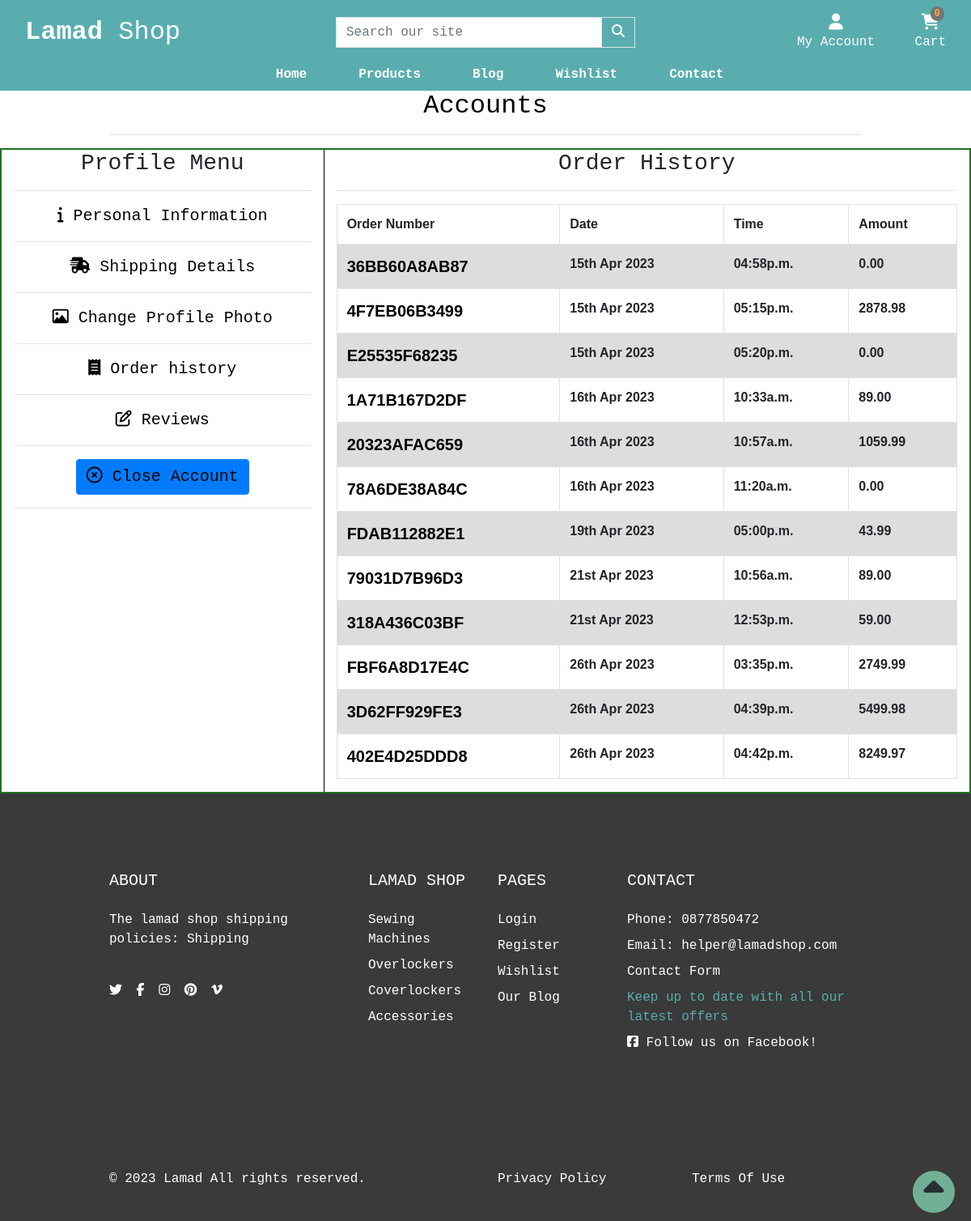
/account/order_history/ (signed in), run on an earlier commit of the app's database.
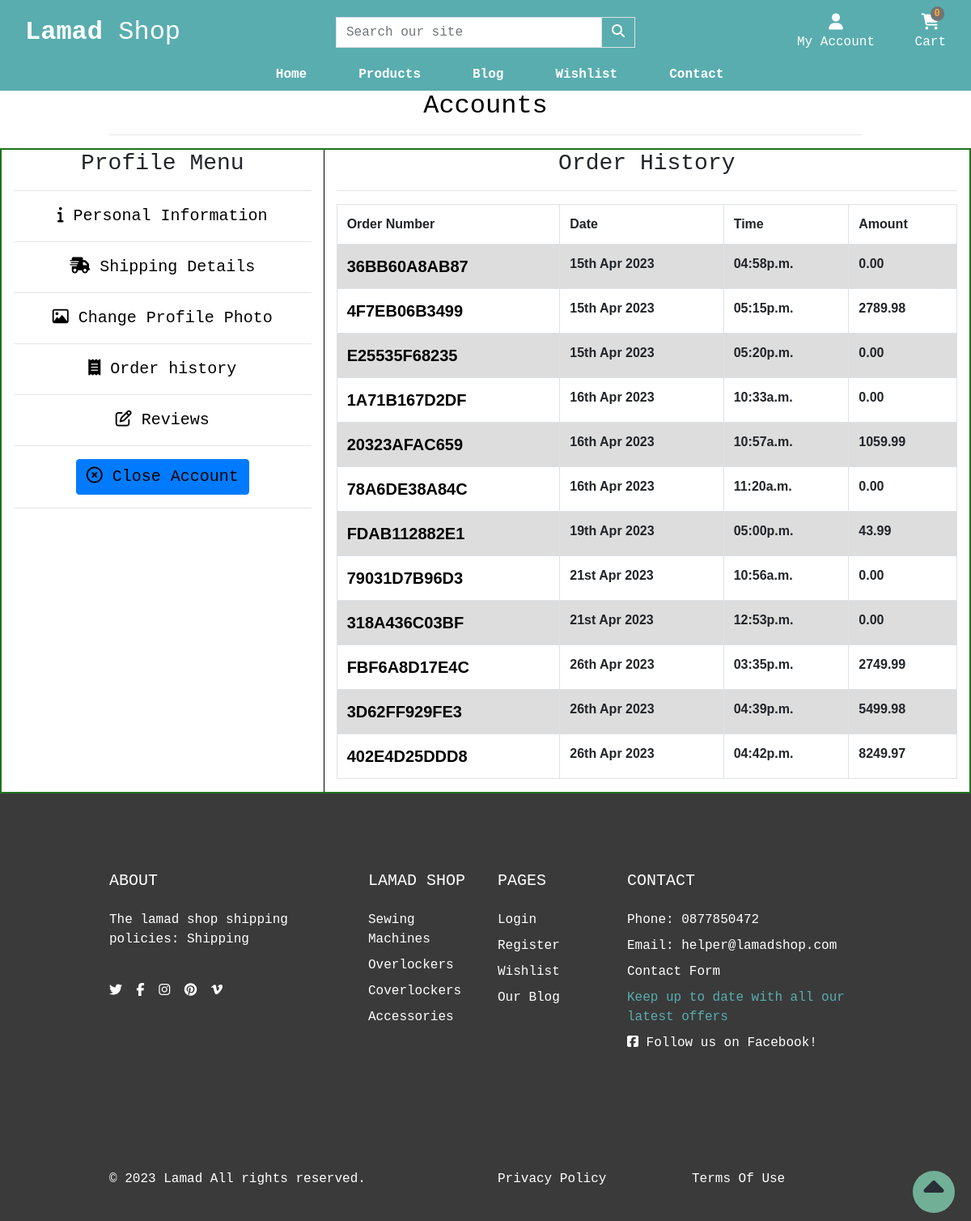
And on a later commit of the database.
### checkout/models.py (models this page shows, shortened)
class Order(models.Model):
    user = models.ForeignKey(CustomUser, on_delete=models.SET_NULL, null=True)
    order_number = models.CharField(max_length=32, null=False, editable=False)
    first_name = models.CharField(max_length=30, null=False, blank=False)
    last_name = models.CharField(max_length=70, null=False, blank=False)
    email = models.EmailField(max_length=200, null=False, blank=False)
    phone_number = models.CharField(max_length=20, null=False, blank=False)
    country = CountryField(blank_label='Country *', null=False, blank=False)
    street_address1 = models.CharField(max_length=80, null=False, blank=False)
    street_address2 = models.CharField(max_length=80, null=True, blank=True)
    town_or_city = models.CharField(max_length=50, null=False, blank=False)
    postcode = models.CharField(max_length=20, null=True, blank=True)
    county = models.CharField(max_length=80, null=True, blank=True)
    date = models.DateTimeField(auto_now_add=True)
    delivery_cost = models.DecimalField(max_digits=6,
                                        decimal_places=2,
                                        null=False, default=0)
    order_total = models.DecimalField(max_digits=10,
                                      decimal_places=2, null=False, default=0)
    grand_total = models.DecimalField(max_digits=10,
                                      decimal_places=2, null=False, default=0)
    original_cart = models.TextField(null=False, blank=False, default='')
    stripe_pid = models.CharField(max_length=254, null=False, blank=False,
                                  default='')
    is_ordered = models.BooleanField(default=False)

### account/views.py (the view)
# urls.py: path('order_history/', order_history, name='order_history'),
@login_required
def order_history(request):
    orders = Order.objects.all()
    template = 'account/order_history.html'
    context = {
        'orders': orders
    }
    return render(request, template, context)

### cart/contexts.py (called while the page is built, shortened)
def cart_contents(request):
    cart_items = []
    total = 0
    product_count = 0
    cart = request.session.get('cart', {})
    if total < settings.FREE_DELIVERY_THRESHOLD:
        delivery = total * Decimal(settings.STANDARD_DELIVERY_PERCENTAGE / 100)
        free_delivery_delta = settings.FREE_DELIVERY_THRESHOLD - total
    else:
        delivery = 0
        free_delivery_delta = 0
    grand_total = delivery + total
    context = {
        'cart_items': cart_items,
        'total': total,
        'product_count': product_count,
        'delivery': delivery,
        'free_delivery_delta': free_delivery_delta,
        'free_delivery_threshold': settings.FREE_DELIVERY_THRESHOLD,
        'grand_total': grand_total,
    }
    return context

### shop/contexts.py (called while the page is built)
def nav_menu(request):
    menu = Category.objects.all()
    return dict(menu=menu)

### shop/models.py (called while the page is built)
    def get_absolute_url(self):
        return reverse('shop:products_by_category', args=[self.slug])

### account/templates/account/order_history.html (shortened to what this page needs)
{% extends "base.html" %}
{% load static %}
{% block extra_css %}
    <link rel="stylesheet" href="{% static 'css/profile.css' %}">
{% endblock %}
{% block page_header %}
    <div class="container header-container">
        <div class="row">
            <div class="col text-center">
                <h2 class="text-black">Accounts</h2>
                <hr>
            </div>
        </div>
    </div>
{% endblock %}
{% block content %}
    <div class="container-fluid profile-container justify-content-space-around">
        <div class="row text-center border-guide">
            <div class="col-xs-12 col-md-4 profile-menu-items">
                <h3 class="text-bl">Profile Menu</h3>
                <hr>
                <ul class="profile-menu-list">
                    <li><a href="{% url 'account:profile' %}" class="menu-item active"><i class="fa-solid fa-info"></i> Personal Information</a></li><hr>
                    <li><a href="{% url 'account:shipping_details' %}" class="menu-item"><i class="fa-solid fa-truck-fast"></i> Shipping Details</a></li><hr>
                    <li><a href="{% url 'account:edit_image' user.id %}" class="menu-item"><i class="fa-regular fa-image"></i></i> Change Profile Photo</a></li><hr>
                    <li><a href="{% url 'account:order_history' %}" class="menu-item"><i class="fa-solid fa-receipt"></i> Order history</a></li><hr>
                    <li><a href="{% url 'account:reviews' %}" class="menu-item"><i class="far fa-edit"></i> Reviews</a></li><hr>
                    <li><a href="#" class="menu-item btn btn-primary" data-toggle="modal" data-target="#myCenteredModal"><i class="fa-regular fa-circle-xmark"></i> Close Account</a></li><hr>
                    </ul>
            </div>
            <div class="col-xs-12 col-md-8 order-items">
                <h3 class="text-bl">Order History</h3>
                <hr>
                <table class="table order-table table-bordered">
                    <tr>
                        <th>Order Number</th>
                        <th>Date</th>
                        <th>Time</th>
                        <th>Amount</th>
                    </tr>
                    {% for order in orders %}
                    {% if order.user_id == user.id %}
                    <tr>
                        <th><a href="{% url 'account:order_history_details' order.order_number %}" target="_blank" class="menu-item">{{ order.order_number|slice:":12" }}</a></th>
                        <th>{{ order.date|date:"dS M Y" }}</th>
                        <th>{{ order.date|date:"h:ia"}}</th>
                        <th>{{ order.grand_total}}</th>
                    </tr>
                    {% endif %}
                    {% endfor %}
                </table>
            </div>
        </div>
    </div>
{% endblock %}

What changed in the data, as far as the page shows it:
changed Order "4F7EB06B3499": grand_total "2878.98" → "2789.98"
changed Order "1A71B167D2DF": grand_total "89.00" → "0.00"
changed Order (number 8 of 12 on the later page): grand_total "89.00" → "0.00"
changed Order "318A436C03BF": grand_total "59.00" → "0.00"
